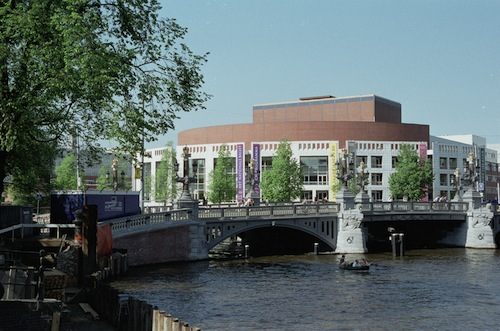
%> input picture TP1/Panorama_TP/Amst-1.jpg, 500 x 331 px
$ octave AssemblagedImages.m   (GNU Octave 9; MATLAB toolbox functions it lacks are replaced by stand-ins)
%> lines starting %> are read from the running program, lines starting %| are printed output that depends on the picture
### TP1/Panorama_TP/homography2d.m
% HOMOGRAPHY2D - computes 2D homography
%
% Usage:   H = homography2d(x1, x2)
%          H = homography2d(x)
%
% Arguments:
%          x1  - 3xN set of homogeneous points
%          x2  - 3xN set of homogeneous points such that x1<->x2
%
%           x  - If a single argument is supplied it is assumed that it
%                is in the form x = [x1; x2]
% Returns:
%          H - the 3x3 homography such that x2 = H*x1
%
% This code follows the normalised direct linear transformation
% algorithm given by Hartley and Zisserman "Multiple View Geometry in
% Computer Vision" p92.
%

% Peter Kovesi
% School of Computer Science & Software Engineering
% The University of Western Australia
% pk at csse uwa edu au
% http://www.csse.uwa.edu.au/~pk
%
% May 2003  - Original version.
% Feb 2004  - Single argument allowed for to enable use with RANSAC.
% Feb 2005  - SVD changed to 'Economy' decomposition (thanks to Paul O'Leary)

function H = homography2d(varargin)

    [x1, x2] = checkargs(varargin(:));

    % Attempt to normalise each set of points so that the origin
    % is at centroid and mean distance from origin is sqrt(2).
    [x1, T1] = normalise2dpts(x1);
    [x2, T2] = normalise2dpts(x2);

    % Note that it may have not been possible to normalise
    % the points if one was at infinity so the following does not
    % assume that scale parameter w = 1.


    % TODO : Create matrix A

    n = size(x1,2);
    A = zeros(2*n,9);

    for pt=1:n
        A(2*(pt-1)+1,4:6) = -x2(3,pt)*x1(:,pt)';
        A(2*(pt-1)+1,7:9) = +x2(2,pt)*x1(:,pt)';
        A(2*(pt-1)+2,1:3) = +x2(3,pt)*x1(:,pt)';
        A(2*(pt-1)+2,7:9) = -x2(1,pt)*x1(:,pt)';
    end

    % TODO : perform SVD
    [~,~,V] = svd(A);


    % TODO : Extract homography from SVD result

    H = eye(3);
    H(1,1:3) = V(1:3,9);
    H(2,1:3) = V(4:6,9);
    H(3,1:3) = V(7:9,9);

    % Denormalise
    H = T2\H*T1;


%--------------------------------------------------------------------------
% Function to check argument values and set defaults

function [x1, x2] = checkargs(arg)

    if length(arg) == 2
        x1 = arg{1};
        x2 = arg{2};
        if ~all(size(x1)==size(x2))
            error('x1 and x2 must have the same size');
        elseif size(x1,1) ~= 3
            error('x1 and x2 must be 3xN');
        end

    elseif length(arg) == 1
        if size(arg{1},1) ~= 6
            error('Single argument x must be 6xN');
        else
            x1 = arg{1}(1:3,:);
            x2 = arg{1}(4:6,:);
        end
    else
        error('Wrong number of arguments supplied');
    end


### TP1/Panorama_TP/vgg_warp_H.m
function nim = vgg_warp_H(im, H, interp_mode, bbox_mode, verbose)

% function nim = vgg_warp_H(im, H, interp_mode, bbox_mode);
%
% Image warping under plane homography.
%
% NEWIMAGE = VGG_WARP_H(IMAGE,HOMOGRAPHY) returns an interpolated warp of
% IMAGE under HOMOGRAPHY.  RGB or intensity images are supported, image
% can be uint8 or double. NEWIMAGE is the same type as IMAGE.
%
% NI = VGG_WARP_H(I,H, INTERP) changes the interpolation type ('nearest',
% 'linear' or 'cubic' as in INTERP2).
%
% NI = VGG_WARP_H(I,H, INTERP, BBOX) passes a new bounding box for the
% output image.  It can be one of:
% 'fit'             Bounding box of transformed image corners [default]
% 'img'             Same size as input image
% [X1, X2, Y1, Y2]  User-specified.
%
% NI = VGG_WARP_H(I,H, INTERP, BBOX, verbose) prints out things if verbose==1.
%
% See also INTERP2

% Author: David Liebovitz, Oxford RRG, dl@robots.ox.ac.uk
% Date:  Nov 1, 1999
% simplified by T.Werner 2002

[m,n,l] = size(im);

% Make output image be the same class as input image
switch class(im)
 case 'double',  nim = double([]);
 case 'uint8',  nim = uint8([]);
end

if nargin<5
  verbose = 0;
end

% Assign default args
if nargin < 3
  interp_mode = 'linear';
end

if nargin < 4
  bbox_mode = 'img';
end

% Construct bb from bbox_mode
if ischar(bbox_mode)
  switch bbox_mode
  case 'fit'
    % Make bbox big enough to contain H * image_bbox
    y = H*[[1;1;1], [1;m;1], [n;m;1] [n;1;1]];
    y(1,:) = y(1,:)./y(3,:);
    y(2,:) = y(2,:)./y(3,:);
    bb = [
      ceil(min(y(1,:)));
      ceil(max(y(1,:)));
      ceil(min(y(2,:)));
      ceil(max(y(2,:)));
      ];
  case 'img'
    % Make bbox same size as image
    bb = [1 n 1 m];
  otherwise
    error('bbox_mode should be fit/img ');
  end
else % It's a matrix: bbox_mode IS the bbox
  if size(bbox_mode) ~= [1 4]
    error('bbox should be fit/img/[xmin xmax ymin ymax]')
  end
  bb = bbox_mode;
  if (bb(2) <= bb(1) || bb(4) <= bb(3))
    error('bbox should be [xmin xmax ymin ymax]')
  end
end

bb_xmin = bb(1);
bb_xmax = bb(2);
bb_ymin = bb(3);
bb_ymax = bb(4);

[U,V] = meshgrid(bb_xmin:bb_xmax,bb_ymin:bb_ymax);
[nrows, ncols] = size(U);

Hi = inv(H);

if 1
  % A Bit faster
  u = U(:);
  v = V(:);
  x1 = Hi(1,1) * u + Hi(1,2) * v + Hi(1,3);
  y1 = Hi(2,1) * u + Hi(2,2) * v + Hi(2,3);
  w1 = 1./(Hi(3,1) * u + Hi(3,2) * v + Hi(3,3));
  U(:) = x1 .* w1;
  V(:) = y1 .* w1;
end

% do linear interpolation
if 1
    if l == 3
        nim(nrows, ncols, 3) = 1;
        locprintf(verbose, 2, '[R ');
        nim(:,:,1) = interp2(im(:,:,1),U,V,interp_mode);
        locprintf(verbose, 2, 'G ');
        nim(:,:,2) = interp2(im(:,:,2),U,V,interp_mode);
        locprintf(verbose, 2, 'B] ');
        nim(:,:,3) = interp2(im(:,:,3),U,V,interp_mode);
    else
        nim(nrows, ncols) = 1;
        nim(:,:) = interp2(im(:,:),U,V,interp_mode,10);
    end
end

return

%%%%%%%%%

function locprintf(verbose,min_verb,varargin)
if verbose >= min_verb
  fprintf(varargin{:});
end
return

### TP1/Panorama_TP/normalise2dpts.m
% NORMALISE2DPTS - normalises 2D homogeneous points
%
% Function translates and normalises a set of 2D homogeneous points
% so that their centroid is at the origin and their mean distance from
% the origin is sqrt(2).  This process typically improves the
% conditioning of any equations used to solve homographies, fundamental
% matrices etc.
%
% Usage:   [newpts, T] = normalise2dpts(pts)
%
% Argument:
%   pts -  3xN array of 2D homogeneous coordinates
%
% Returns:
%   newpts -  3xN array of transformed 2D homogeneous coordinates.  The
%             scaling parameter is normalised to 1 unless the point is at
%             infinity.
%   T      -  The 3x3 transformation matrix, newpts = T*pts
%
% If there are some points at infinity the normalisation transform
% is calculated using just the finite points.  Being a scaling and
% translating transform this will not affect the points at infinity.

% Peter Kovesi
% School of Computer Science & Software Engineering
% The University of Western Australia
% pk at csse uwa edu au
% http://www.csse.uwa.edu.au/~pk
%
% May 2003      - Original version
% February 2004 - Modified to deal with points at infinity.


function [newpts, T] = normalise2dpts(pts)

    if size(pts,1) ~= 3
        error('pts must be 3xN');
    end

    % Find the indices of the points that are not at infinity
    finiteind = find(abs(pts(3,:)) > eps);

    if length(finiteind) ~= size(pts,2)
        warning('Some points are at infinity');
    end

    % For the finite points ensure homogeneous coords have scale of 1
    pts(1,finiteind) = pts(1,finiteind)./pts(3,finiteind);
    pts(2,finiteind) = pts(2,finiteind)./pts(3,finiteind);
    pts(3,finiteind) = 1;

    c = mean(pts(1:2,finiteind)')';            % Centroid of finite points
    newp(1,finiteind) = pts(1,finiteind)-c(1); % Shift origin to centroid.
    newp(2,finiteind) = pts(2,finiteind)-c(2);

    meandist = mean(sqrt(newp(1,finiteind).^2 + newp(2,finiteind).^2));

    scale = sqrt(2)/meandist;

    T = [scale   0   -scale*c(1)
         0     scale -scale*c(2)
         0       0      1      ];

    newpts = T*pts;


### TP1/Panorama_TP/AssemblagedImages.m
%%% Script - Assemblage d'Images
% Question 2 du TP-1
% Autheurs : Gabriel H. Riqueti et Victor K. Nascimento Kobayashi
% Orientateurs : Antoine Manzanera et David Filliat
close;
clc;

% Réglages
nImgs = 3; % nombre des images assemblées : 2 ou 3
nPts  = 4;  % nombre de points considérés pour exécuter l'hommographie

% Chargement de l'image
ima = double(imread('Amst-1.jpg'))/255;
imb = double(imread('Amst-2.jpg'))/255;
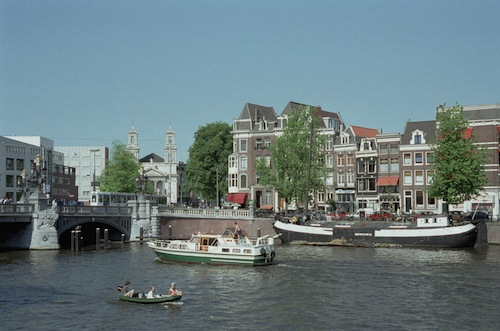
%> input picture TP1/Panorama_TP/Amst-2.jpg, 500 x 331 px
imc = double(imread('Amst-3.jpg'))/255;
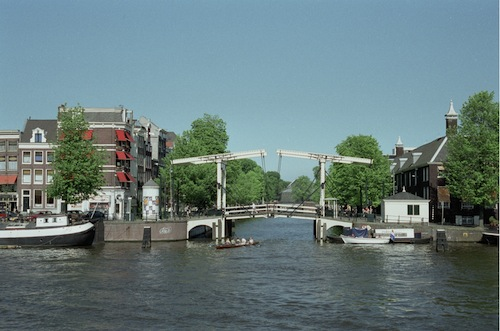
%> input picture TP1/Panorama_TP/Amst-3.jpg, 500 x 331 px

% Détermination de la taile des images assemblées
[h,w] = size(imb);
%> h = 331; w = 1500
xmin = -7*w/20;
%> xmin = -525
if nImgs == 2
    xmax = 11*w/32;
    ymin = -h/10;
    ymax = 33*h/32;
elseif nImgs == 3
    xmax = 11*w/14;
%> xmax = 1178.6
    ymin = -h/3;
%> ymin = -110.3
    ymax = 7*h/6;
%> ymax = 386.2
end

% Points d'origine et de destin à résoudre
if nPts == 4
    Pta  = [[435;136;1],[471;135;1],[494;246;1],[466;247;1]];
    Ptab = [[1;136;1],  [39;136;1], [60;248;1], [31;249;1]];
else
    Pta  = [[435;136;1],[471;135;1],[494;246;1],[466;247;1],[481;237;1],[440;157;1],[440;184;1]];
    Ptab = [[1;136;1],  [39;136;1], [60;248;1], [31;249;1], [45;238;1], [6;158;1],  [6;185;1]];
end
Ptc  = [[19;142;1], [57;142;1], [66;215;1], [36;217;1]];
Ptcb = [[400;144;1],[436;143;1],[446;216;1],[417;217;1]];

% Estimation de l'homographie par Direct Linear Transformation
Ha = homography2d(Pta,Ptab);
Hc = homography2d(Ptc,Ptcb);

bbox = [xmin, xmax, ymin, ymax];
%> bbox = [-525 1178.6 -110.3 386.2]

% Application des l'hommographies
ima_warped = vgg_warp_H(ima, Ha, 'linear', bbox);
%> in vgg_warp_H, `nim(:,:,1) = interp2(im(:,:,1),U,V,interp_mode);`: nim: size 497x1704x3 double; 25.14% of the values are NaN or infinite; the others: min 0, max 1, mean 0.0388
%> in vgg_warp_H, `nim(:,:,2) = interp2(im(:,:,2),U,V,interp_mode);`: nim: size 497x1704x3 double; 50.28% of the values are NaN or infinite; the others: min 0, max 1, mean 0.125
%> in vgg_warp_H, `nim(:,:,3) = interp2(im(:,:,3),U,V,interp_mode);`: nim: size 497x1704x3 double; 75.43% of the values are NaN or infinite; the others: min 0, max 0.965, mean 0.388
imb_warped = vgg_warp_H(imb, eye(8), 'linear', bbox);
%> call 2 of vgg_warp_H, with interp_mode = 'linear', bbox_mode = [-525 1178.6 -110.3 386.2]
%> in vgg_warp_H (call 2), `U(:) = x1 .* w1;`:
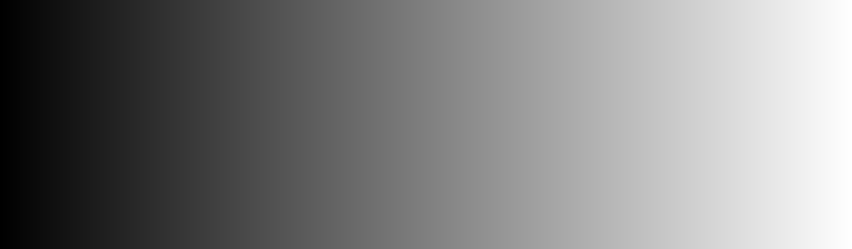
%> U: size 497x1704 double (shown at 1/2 size); min -525, max 1178, mean 326.5; drawn with min black and max white
%> in vgg_warp_H (call 2), `V(:) = y1 .* w1;`:
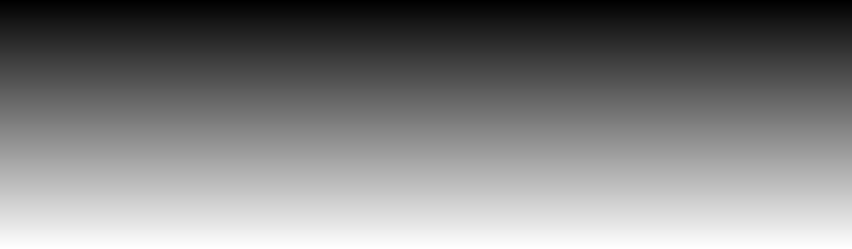
%> V: size 497x1704 double (shown at 1/2 size); min -110.3, max 385.7, mean 137.7; drawn with min black and max white
%> in vgg_warp_H (call 2), `nim(:,:,1) = interp2(im(:,:,1),U,V,interp_mode);`: nim: size 497x1704x3 double; 26.84% of the values are NaN or infinite; the others: min 0, max 1, mean 0.0368
%> in vgg_warp_H (call 2), `nim(:,:,2) = interp2(im(:,:,2),U,V,interp_mode);`: nim: size 497x1704x3 double; 53.68% of the values are NaN or infinite; the others: min 0, max 1, mean 0.126
%> in vgg_warp_H (call 2), `nim(:,:,3) = interp2(im(:,:,3),U,V,interp_mode);`: nim: size 497x1704x3 double; 80.52% of the values are NaN or infinite; the others: min 0, max 0.922, mean 0.465
if nImgs == 3
    imc_warped = vgg_warp_H(imc, Hc, 'linear', bbox);
%> call 3 of vgg_warp_H, with interp_mode = 'linear', bbox_mode = [-525 1178.6 -110.3 386.2]
%> in vgg_warp_H (call 3), `U(:) = x1 .* w1;`:
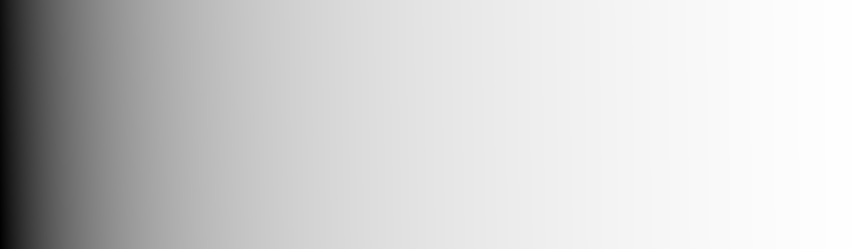
%> U: size 497x1704 double (shown at 1/2 size); min -5088, max 526.7, mean -531.9; drawn with min black and max white
%> in vgg_warp_H (call 3), `V(:) = y1 .* w1;`:
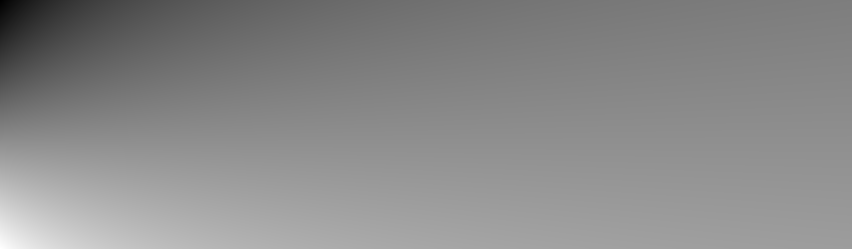
%> V: size 497x1704 double (shown at 1/2 size); min -1242.4, max 1270.7, mean 119.5; drawn with min black and max white
%> in vgg_warp_H (call 3), `nim(:,:,1) = interp2(im(:,:,1),U,V,interp_mode);`: nim: size 497x1704x3 double; 21.57% of the values are NaN or infinite; the others: min 0, max 1, mean 0.0591
%> in vgg_warp_H (call 3), `nim(:,:,2) = interp2(im(:,:,2),U,V,interp_mode);`: nim: size 497x1704x3 double; 43.15% of the values are NaN or infinite; the others: min 0, max 1, mean 0.18
%> in vgg_warp_H (call 3), `nim(:,:,3) = interp2(im(:,:,3),U,V,interp_mode);`: nim: size 497x1704x3 double; 64.72% of the values are NaN or infinite; the others: min 0, max 0.91, mean 0.448
end

% Présentation du résultat
im_fused = max(ima_warped, imb_warped);
%> im_fused: size 497x1704x3 double; 58.59% of the values are NaN or infinite; the others: min 0, max 0.965, mean 0.421
if nImgs == 2
    imwrite(im_fused,'Amst-12.JPG');
    imagesc(im_fused);
elseif nImgs == 3
    im_fused = max(im_fused, imc_warped);
%> im_fused: size 497x1704x3 double; 27.79% of the values are NaN or infinite; the others: min 0, max 0.965, mean 0.434
    imwrite(im_fused,'Amst-123.JPG');
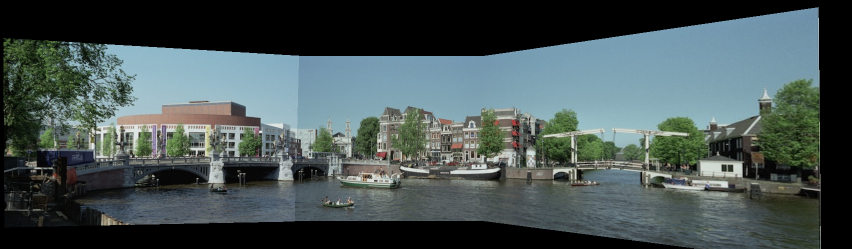
%> saved as Amst-123.JPG: size 497x1704x3 uint8 (shown at 1/2 size); mean R, G, B 71.3, 84.1, 84.2
    imagesc(im_fused);
end
